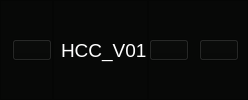
     <widget class="QFrame" name="header_frame">
      <property name="styleSheet">
       <string notr="true">*{background-color: rgb(7,8,7);}

QFrame#header_frame{
	border: 1px solid rgb(11,13,11);
}</string>
      </property>
      <property name="frameShape">
       <enum>QFrame::NoFrame</enum>
      </property>
      <property name="frameShadow">
       <enum>QFrame::Raised</enum>
      </property>
      <layout class="QHBoxLayout" name="horizontalLayout">
       <property name="spacing">
        <number>0</number>
       </property>
       <property name="leftMargin">
        <number>0</number>
       </property>
       <property name="topMargin">
        <number>0</number>
       </property>
       <property name="rightMargin">
        <number>0</number>
       </property>
       <property name="bottomMargin">
        <number>0</number>
       </property>
       <item alignment="Qt::AlignLeft">
        <widget class="QFrame" name="header_left_frame">
         <property name="frameShape">
          <enum>QFrame::StyledPanel</enum>
         </property>
         <property name="frameShadow">
          <enum>QFrame::Raised</enum>
         </property>
         <layout class="QHBoxLayout" name="horizontalLayout_4">
          <property name="spacing">
           <number>0</number>
          </property>
          <property name="leftMargin">
           <number>11</number>
          </property>
          <property name="topMargin">
           <number>0</number>
          </property>
          <property name="rightMargin">
           <number>0</number>
          </property>
          <property name="bottomMargin">
           <number>0</number>
          </property>
          <item alignment="Qt::AlignLeft">
           <widget class="QPushButton" name="pushButton">
            <property name="font">
             <font>
              <weight>75</weight>
              <bold>true</bold>
             </font>
            </property>
            <property name="autoFillBackground">
             <bool>false</bool>
            </property>
            <property name="text">
             <string/>
            </property>
            <property name="icon">
             <iconset resource="icons.qrc">
              <normaloff>:/icons/iconsSVG/align-left.svg</normaloff>:/icons/iconsSVG/align-left.svg</iconset>
            </property>
            <property name="iconSize">
             <size>
              <width>32</width>
              <height>32</height>
             </size>
            </property>
           </widget>
          </item>
         </layout>
        </widget>
       </item>
       <item>
        <widget class="QFrame" name="header_center_frame">
         <property name="frameShape">
          <enum>QFrame::StyledPanel</enum>
         </property>
         <property name="frameShadow">
          <enum>QFrame::Raised</enum>
         </property>
         <layout class="QHBoxLayout" name="horizontalLayout_3">
          <property name="spacing">
           <number>0</number>
          </property>
          <property name="leftMargin">
           <number>0</number>
          </property>
          <property name="topMargin">
           <number>0</number>
          </property>
          <property name="rightMargin">
           <number>0</number>
          </property>
          <property name="bottomMargin">
           <number>0</number>
          </property>
          <item alignment="Qt::AlignRight">
           <widget class="QLabel" name="label">
            <property name="text">
             <string/>
            </property>
            <property name="pixmap">
             <pixmap resource="icons.qrc">:/icons/iconsSVG/laptop.svg</pixmap>
            </property>
            <property name="scaledContents">
             <bool>false</bool>
            </property>
           </widget>
          </item>
          <item>
           <widget class="QLabel" name="label_2">
            <property name="palette">
             <palette>
              <active>
               <colorrole role="WindowText">
                <brush brushstyle="SolidPattern">
                 <color alpha="255">
                  <red>255</red>
                  <green>255</green>
                  <blue>255</blue>
                 </color>
                </brush>
               </colorrole>
               <colorrole role="Button">
                <brush brushstyle="SolidPattern">
                 <color alpha="255">
                  <red>7</red>
                  <green>8</green>
                  <blue>7</blue>
                 </color>
                </brush>
               </colorrole>
               <colorrole role="Text">
                <brush brushstyle="SolidPattern">
                 <color alpha="255">
                  <red>255</red>
                  <green>255</green>
                  <blue>255</blue>
                 </color>
                </brush>
               </colorrole>
               <colorrole role="ButtonText">
                <brush brushstyle="SolidPattern">
                 <color alpha="255">
                  <red>255</red>
                  <green>255</green>
                  <blue>255</blue>
                 </color>
                </brush>
               </colorrole>
               <colorrole role="Base">
                <brush brushstyle="SolidPattern">
                 <color alpha="255">
                  <red>7</red>
                  <green>8</green>
                  <blue>7</blue>
                 </color>
                </brush>
               </colorrole>
               <colorrole role="Window">
                <brush brushstyle="SolidPattern">
                 <color alpha="255">
                  <red>7</red>
                  <green>8</green>
                  <blue>7</blue>
                 </color>
                </brush>
               </colorrole>
              </active>
              <inactive>
               <colorrole role="WindowText">
                <brush brushstyle="SolidPattern">
                 <color alpha="255">
                  <red>255</red>
                  <green>255</green>
                  <blue>255</blue>
                 </color>
                </brush>
               </colorrole>
               <colorrole role="Button">
                <brush brushstyle="SolidPattern">
                 <color alpha="255">
                  <red>7</red>
                  <green>8</green>
                  <blue>7</blue>
                 </color>
                </brush>
               </colorrole>
               <colorrole role="Text">
                <brush brushstyle="SolidPattern">
                 <color alpha="255">
                  <red>255</red>
                  <green>255</green>
                  <blue>255</blue>
                 </color>
                </brush>
               </colorrole>
               <colorrole role="ButtonText">
                <brush brushstyle="SolidPattern">
                 <color alpha="255">
                  <red>255</red>
                  <green>255</green>
                  <blue>255</blue>
                 </color>
                </brush>
               </colorrole>
               <colorrole role="Base">
                <brush brushstyle="SolidPattern">
                 <color alpha="255">
                  <red>7</red>
                  <green>8</green>
                  <blue>7</blue>
                 </color>
                </brush>
               </colorrole>
               <colorrole role="Window">
                <brush brushstyle="SolidPattern">
                 <color alpha="255">
                  <red>7</red>
                  <green>8</green>
                  <blue>7</blue>
                 </color>
                </brush>
               </colorrole>
              </inactive>
              <disabled>
               <colorrole role="WindowText">
                <brush brushstyle="SolidPattern">
                 <color alpha="255">
                  <red>255</red>
                  <green>255</green>
                  <blue>255</blue>
                 </color>
                </brush>
               </colorrole>
               <colorrole role="Button">
                <brush brushstyle="SolidPattern">
                 <color alpha="255">
                  <red>7</red>
                  <green>8</green>
                  <blue>7</blue>
                 </color>
                </brush>
               </colorrole>
               <colorrole role="Text">
                <brush brushstyle="SolidPattern">
                 <color alpha="255">
                  <red>255</red>
                  <green>255</green>
                  <blue>255</blue>
                 </color>
                </brush>
               </colorrole>
               <colorrole role="ButtonText">
                <brush brushstyle="SolidPattern">
                 <color alpha="255">
                  <red>255</red>
                  <green>255</green>
                  <blue>255</blue>
                 </color>
                </brush>
               </colorrole>
               <colorrole role="Base">
                <brush brushstyle="SolidPattern">
                 <color alpha="255">
                  <red>7</red>
                  <green>8</green>
                  <blue>7</blue>
                 </color>
                </brush>
               </colorrole>
               <colorrole role="Window">
                <brush brushstyle="SolidPattern">
                 <color alpha="255">
                  <red>7</red>
                  <green>8</green>
                  <blue>7</blue>
                 </color>
                </brush>
               </colorrole>
              </disabled>
             </palette>
            </property>
            <property name="font">
             <font>
              <pointsize>14</pointsize>
             </font>
            </property>
            <property name="autoFillBackground">
             <bool>false</bool>
            </property>
            <property name="text">
             <string>HCC_V01</string>
            </property>
           </widget>
          </item>
         </layout>
        </widget>
       </item>
       <item alignment="Qt::AlignRight">
        <widget class="QFrame" name="header_right_frame">
         <property name="styleSheet">
          <string notr="true">#close_window_btn:hover,
#min_window_btn:hover,
#restor_window_btn:hover
{

background:#0f120f;

}
</string>
         </property>
         <property name="frameShape">
          <enum>QFrame::StyledPanel</enum>
         </property>
         <property name="frameShadow">
          <enum>QFrame::Raised</enum>
         </property>
         <layout class="QHBoxLayout" name="horizontalLayout_2">
          <property name="spacing">
           <number>10</number>
          </property>
          <property name="leftMargin">
           <number>0</number>
          </property>
          <property name="topMargin">
           <number>0</number>
          </property>
          <property name="rightMargin">
           <number>8</number>
          </property>
          <property name="bottomMargin">
           <number>0</number>
          </property>
          <item>
           <widget class="QPushButton" name="min_window_btn">
            <property name="text">
             <string/>
            </property>
            <property name="icon">
             <iconset resource="icons.qrc">
              <normaloff>:/icons/iconsSVG/minus.svg</normaloff>:/icons/iconsSVG/minus.svg</iconset>
            </property>
           </widget>
          </item>
          <item>
           <widget class="QPushButton" name="close_window_btn">
            <property name="text">
             <string/>
            </property>
            <property name="icon">
             <iconset resource="icons.qrc">
              <normaloff>:/icons/iconsSVG/close.svg</normaloff>:/icons/iconsSVG/close.svg</iconset>
            </property>
           </widget>
          </item>
         </layout>
        </widget>
       </item>
      </layout>
     </widget>
